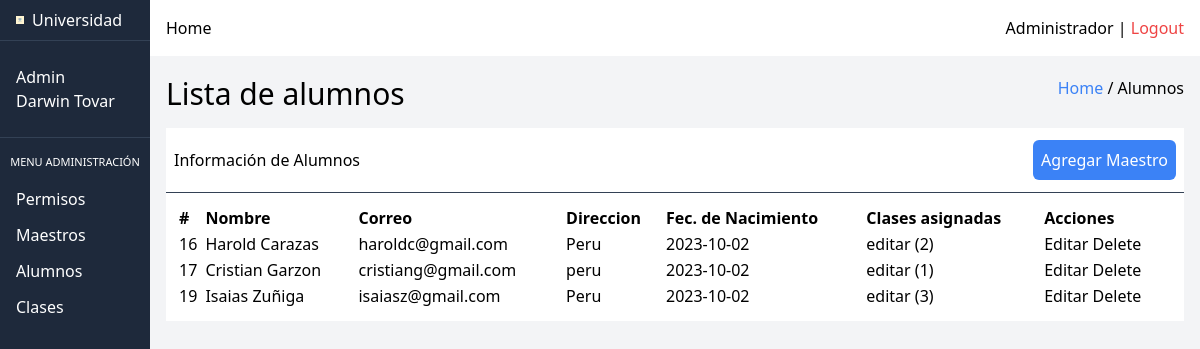
Screenshot of /index.php?action=instructor-table (signed in) with the database file from the repository.
### tables this page shows
CREATE TABLE `instructor` (
  `id` int(11) NOT NULL,
  `user_id` int(11) NOT NULL
);

CREATE TABLE `user` (
  `id` int(11) NOT NULL,
  `email` varchar(50) NOT NULL,
  `password` varchar(100) NOT NULL,
  `firstname` varchar(100) NOT NULL,
  `lastname` varchar(100) NOT NULL,
  `address` varchar(150) NOT NULL,
  `birthday` timestamp NOT NULL DEFAULT current_timestamp() ON UPDATE current_timestamp(),
  `role_id` int(11) NOT NULL
);

### src/DB.php (called while the page is built, shortened)
<?php
class DB
{
    private $pdo;
    public function __construct()
    {
        try {
            $host = $_ENV["DB_HOST"];
            $dbname = $_ENV["DB_DATABASE"];
            $port = $_ENV["DB_PORT"];
            $username = $_ENV["DB_USERNAME"];
            $password = $_ENV["DB_PASSWORD"];
            $attributes = [PDO::ATTR_ERRMODE => PDO::ERRMODE_EXCEPTION];
            $dsn = "mysql:host=$host;dbname=$dbname;port=$port";
            $this->pdo = new PDO($dsn, $username, $password, $attributes);
        } catch (PDOException $e) {
            echo "ERROR: " . $e->getMessage();
        }
    }
    public function connect()
    {
        return $this->pdo;
    }
}
?>

### src/models/Instructor.php (called while the page is built, shortened)
<?php
require_once($_SERVER["DOCUMENT_ROOT"] . "/src/DB.php");
class Instructor
{
    public function findAllWithUser()
    {
        $pdo = new DB();
        $query = "
        SELECT instructor.id, concat(firstname, ' ', lastname) as fullname, email, address, DATE_FORMAT(birthday, '%Y-%m-%d') as birthday, count(clases.instructor_id) as count
        FROM instructor
        INNER JOIN user
                ON user.id = instructor.user_id
	    LEFT JOIN clases
    	    ON instructor.id = clases.instructor_id
        GROUP BY instructor.id, fullname
        ORDER BY instructor.id;
        ";
        $stmnt = $pdo->connect()->query($query);
        $data = [];
        while ($row = $stmnt->fetch(PDO::FETCH_ASSOC)) {
            array_push($data, $row);
        }
        return $data;
    }
}
?>

### src/views/admin/instructors/table-instructors.php (the view, shortened to what this page needs)
<?php require $_SERVER['DOCUMENT_ROOT'] . '/src/templates/head.php'; ?>
</head>
<body>
    <div class="grid grid-cols-8 grid-flow-col">
        <?php require_once $_SERVER['DOCUMENT_ROOT'] . '/src/templates/aside-admin.php';  ?>
        <div class="col-star-2 col-span-9 bg-gray-100 w-full h-screen">
            <?php require_once $_SERVER['DOCUMENT_ROOT'] . '/src/templates/nav-admin.php';  ?>
            <main>
                <section class="p-4 ">
                    <div class="flex justify-between mb-4">
                        <h1 class="text-3xl">Lista de alumnos</h1>
                        <div>
                            <a class="text-blue-500" href="/index.php">Home</a> / Alumnos
                        </div>
                    </div>
                    <div class="bg-white  divide-y divide-slate-700">
                        <div class="flex justify-between items-center px-2 py-3">
                            <span>Información de Alumnos</span>
                            <a href="/index.php?action=create-instructor-view" class="bg-blue-500 text-white p-2 rounded-md cursor-pointer">Agregar Maestro</a>
                        </div>
                        <div class="p-3">
                            <table class="w-full ">
                                <thead>
                                    <tr>
                                        <td class="font-bold">#</td>
                                        <td class="font-bold">Nombre</td>
                                        <td class="font-bold">Correo</td>
                                        <td class="font-bold">Direccion</td>
                                        <td class="font-bold">Fec. de Nacimiento</td>
                                        <td class="font-bold">Clases asignadas</td>
                                        <td class="font-bold">Acciones</td>
                                    </tr>
                                </thead>
                                <tbody>
                                    <?php foreach ($instructors as $row) { ?>
                                        <tr>
                                            <td><?= $row["id"] ?></td>
                                            <td><?= $row["fullname"] ?></td>
                                            <td><?= $row["email"] ?></td>
                                            <td><?= $row["address"] ?></td>
                                            <td><?= $row["birthday"] ?></td>
                                            <td><a href="/index.php?action=edit-instructor-clases-view&instructor_id=<?= $row["id"] ?>"><?= $row["count"] == 0 ? 'Agregar  (0) ' : 'editar   ' .  "(" . $row["count"] . ")" ?></a></td>
                                            <td>
                                                <a href="?action=edit-instructor-view&user_id=<?= $row["id"] ?>">Editar </a>
                                                <form action="/index.php" method="post" class="inline">
                                                    <button type="submit">Delete</button>
                                                </form>
                                            </td>
                                        </tr>
                                    <?php } ?>
                                </tbody>
                            </table>
                        </div>
                    </div>
                </section>
            </main>
        </div>
    </div>
</body>
</html>

### rows the page displays
instructor: id "16", fullname "Harold Carazas", user.email "haroldc@gmail.com", user.address "Peru", birthday "2023-10-02", count "2"
instructor: id "17", fullname "Cristian Garzon", user.email "cristiang@gmail.com", user.address "peru", birthday "2023-10-02", count "1"
instructor: id "19", fullname "Isaias Zuñiga", user.email "isaiasz@gmail.com", user.address "Peru", birthday "2023-10-02", count "3"

### other values shown
$_SESSION["userData"]["firstname"] "Darwin"
$_SESSION["userData"]["lastname"] "Tovar"
